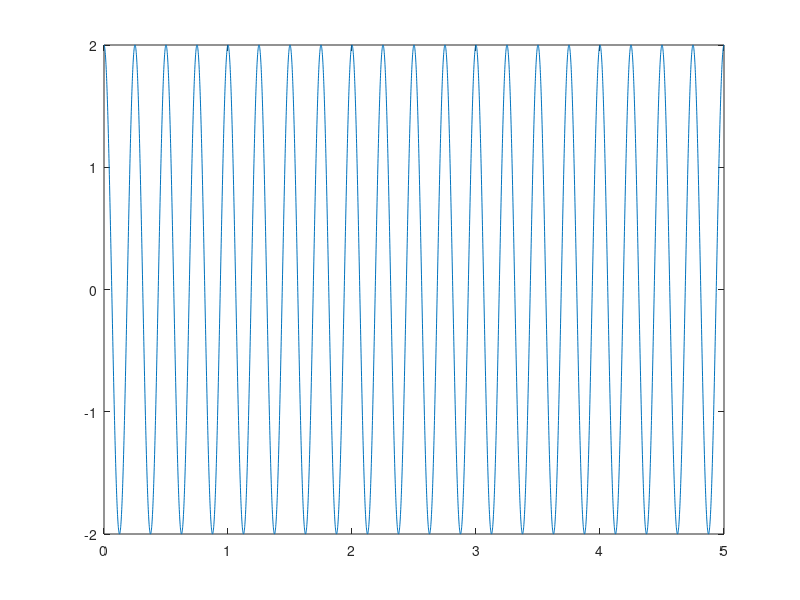

This figure's MATLAB source:
%% 11.1 
srate = 1000; 
time = 0:1/srate:5; 
f = 4; 
a = 2; 
th = pi/2; 
sinewave = a*sin(2*pi*f*time+th);
plot(time,sinewave)
